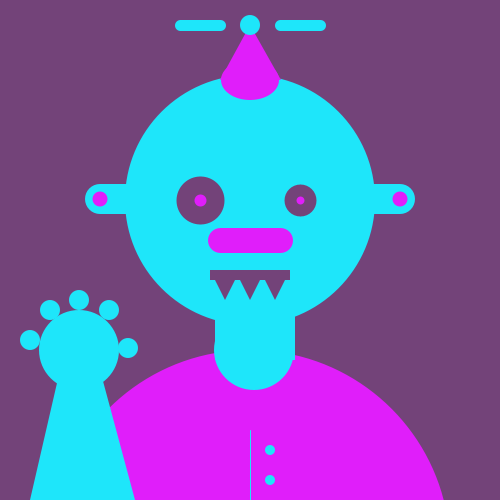
Frame 1 (no input)
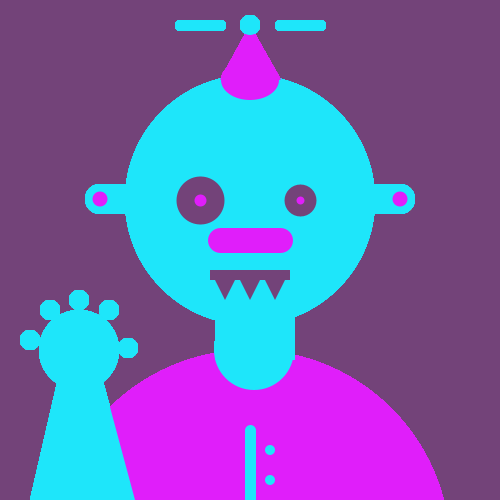
Frame 60 (the mouse pressed at the canvas centre just before this capture)
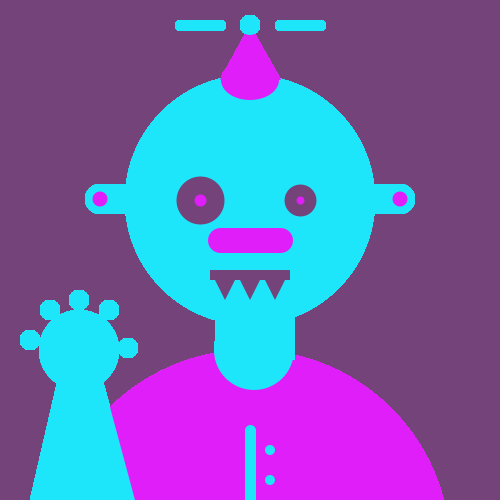
Frame 120 (the mouse held since frame 60 and released just before this capture)

The Processing sketch that drew these frames (run headless with seeded random() and noise(); from frame 60 on, the mouse is pressed at the canvas centre):

// Processing sketch: processing_84445
// ── processing_84445.pde

void setup(){
    size(500,500);
    background(#734379);
    smooth();
}
    
void draw(){
  //body
  fill(#1EE6FA);
  noStroke();
  ellipse(width/2,height/2-50,250,250);//head
  //body
  fill(#E01EFA);
  ellipse(width/2,height/2+300,400,400);
  stroke(#1EE6FA);
  line(width/2,height/2+180,width/2,height/2+250);
  noStroke();
  fill(#1EE6FA);
  ellipse(width/2+20,height/2+200,10,10);
  ellipse(width/2+20,height/2+230,10,10);
  
  //neck
  fill(#1EE6FA);
  noStroke();
  rect(width/2-35,height/2+50,80,60);
  ellipse(width/2+4,height/2+100,80,80);
  
  //ears
  noStroke();
  fill(#1EE6FA);
  rect(width/2-150,height/2-66,50,30);
  rect(width/2+100,height/2-66,50,30);
  ellipse(width/2-150,height/2-51,30,30);
  ellipse(width/2+150,height/2-51,30,30);
  fill(#E01EFA);
  ellipse(width/2-150,height/2-51,15,15);
  ellipse(width/2+150,height/2-51,15,15);
 
  
  //face
  //eyes
  stroke(#734379);
  strokeWeight(18);
  ellipse(200,200,30,30);
  strokeWeight(12);
  ellipse(300,200,20,20);
  //nariz
  strokeWeight(25);
  stroke(#E01EFA);
  line(220,240,280,240);
  //boca
  fill(#734379);
  noStroke();
  rect(width/2-40,height/2+20,80,10);
  //strokeWeight(0);
  
   
  //hands
  fill(#1EE6FA);
  quad(width/2-190,height/2+120,  width/2-150,height/2+120,  width/2-115,height/2+250,  width/2-220,height/2+250);
  ellipse(width/2-171,height/2+100,80,80);
  //fingers
  ellipse(width/2-171,height/2+50,20,20);
  ellipse(width/2-141,height/2+60,20,20);
  ellipse(width/2-200,height/2+60,20,20);
  ellipse(width/2-220,height/2+90,20,20);
  ellipse(width/2-122,height/2+98,20,20);
  
  //hat
  //stroke(0);
  //strokeWeight(0);
  noStroke();
  fill(#E01EFA);
  triangle(width/2,height/2-225, width/2+31,height/2-170, width/2-30,height/2-170);
  ellipse(width/2,height/2-170,58,40);
  fill(#1EE6FA);
  ellipse(width/2,height/2-225,20,20);
  
  //hat lines
  strokeWeight(11);
  strokeCap(ROUND);
  stroke(#1EE6FA);
  line(width/2-70,height/2-225,width/2-30,height/2-225);
  line(width/2+30,height/2-225,width/2+70,height/2-225);
  
  //dientes
  //stroke(0);
  //strokeWeight(1);
  noStroke();
  fill(#734379);
  triangle(width/2,height/2+50, width/2+15,height/2+20, width/2-15,height/2+20);
  triangle(width/2+25,height/2+50, width/2+40,height/2+20, width/2+10,height/2+20);
  //stroke(0);
  //strokeWeight(1);
  triangle(width/2-25,height/2+50, width/2-40,height/2+20, width/2-10,height/2+20);
  
  //hair
  //stroke(#E01EFA);
  //strokeWeight(0);
  //noFill();
  //curve(240,250,200,280,240,250,240,250);
  
  
  
  //rect(width/2+150,height/2+100,60,300);
  //ellipse(width/2+180,height/2+100,60,60);
  
  
  
  
  
    
  
}
